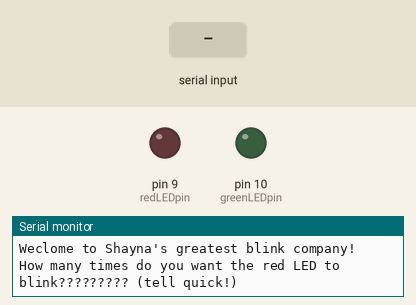
Simulated run of this sketch. Board: Arduino Uno, built with avr-gcc and run on an emulated ATmega328P. Parts: output pins drawn as LEDs (lit = HIGH), the last lines printed to the serial monitor. Dashed ring = blinking. The inputs (shaded band) are chosen by the test bench.

Above: at 1.2 s.
1.3 s: "90,45\n" received over Serial
At 1.46 s:
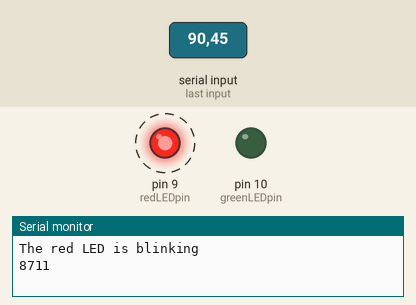
At 46.49 s:
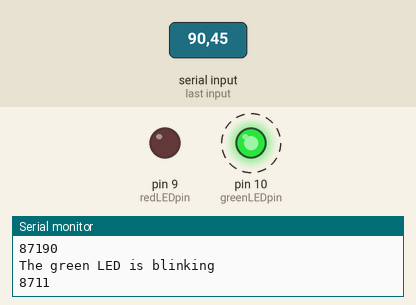
Timing chart, 0 to 48.3 s (numbered marks = the images above; inputs shaded):
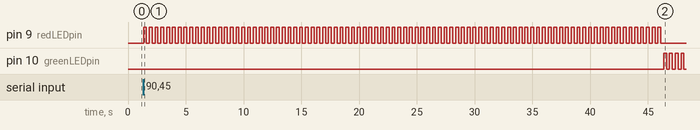

Measured:
- after the input at 1.3 s, pin 9 (redLEDpin): alternates HIGH for 0.25 s and LOW for 0.25 s, 180 changes in all, then stays LOW, starting at once; pin 10 (greenLEDpin): alternates HIGH for 0.25 s and LOW for 0.25 s, starting after 45.1 s

The sketch:

sketch_the_BETTER_magical_blinkers.ino
```cpp
int redLEDpin = 9;
int greenLEDpin = 10;
int redONtime = 250;
int redOFFtime = 250;
int greenONtime = 250;
int greenOFFtime = 250;
int numRedBlink;
int numGreenBlink;
int blinkno = "Look! It is blink: ";
String redmessage = "The red LED is blinking";
String greenmessage = "The green LED is blinking";
void setup() {
Serial.begin(9600);
String WM1 = "Weclome to ";
String WM2 = "Shayna's greatest blink company!";
String WM3;
WM3 = WM1 + WM2;
Serial.println(WM3);
pinMode(redLEDpin, OUTPUT);
pinMode(greenLEDpin, OUTPUT);
}
void loop() {
  Serial.println("How many times do you want the red LED to blink????????? (tell quick!)");
  while(Serial.available() == 0){
    }
    numRedBlink = Serial.parseInt();
    Serial.println("How many times do you want the green LED to blink????????? (tell quick!)");
  while(Serial.available() == 0){
    }
    numGreenBlink = Serial.parseInt();

   Serial.println(redmessage);


for(int j = 1; j <= numRedBlink; j++){
  Serial.print(blinkno);
  Serial.println(j);
  digitalWrite(redLEDpin, HIGH);
    delay(redONtime);
  digitalWrite(redLEDpin, LOW);
    delay(redOFFtime);
  }

    Serial.println(greenmessage);
  for(int j = 1; j <= numGreenBlink; j++){
     Serial.print(blinkno);
  Serial.println(j);
    digitalWrite(greenLEDpin, HIGH);
    delay(greenONtime);
        digitalWrite(greenLEDpin, LOW);
        delay(greenOFFtime);

  }
}
```
